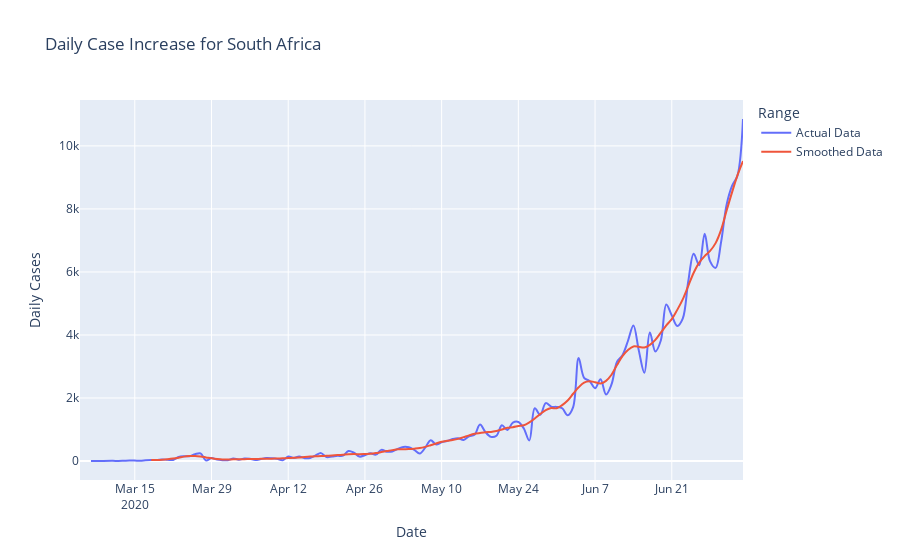

This figure's notebook cell:
### Code cell
fig1 = px.line(daily_plotly, title='Daily Case Increase for South Africa',
        x='Date', y='Daily Cases', color='Range', line_shape='spline')
fig1.update_traces(hovertemplate=None)
fig1.update_layout(hovermode="x")
fig1.show()
